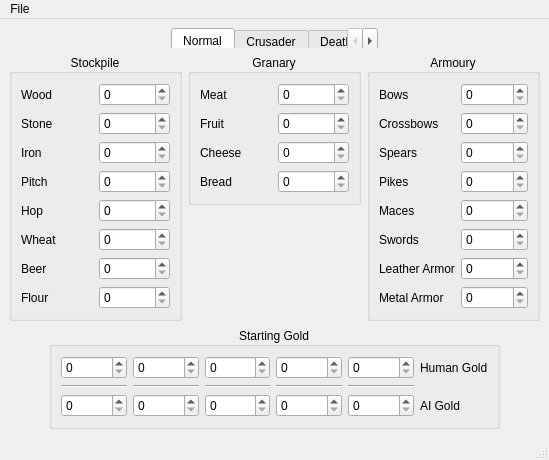
<?xml version="1.0" encoding="UTF-8"?>
<ui version="4.0">
 <class>MainWindow</class>
 <widget class="QMainWindow" name="MainWindow">
  <property name="geometry">
   <rect>
    <x>0</x>
    <y>0</y>
    <width>549</width>
    <height>451</height>
   </rect>
  </property>
  <property name="windowTitle">
   <string>Start Goods Editor - UCPREGUI</string>
  </property>
  <property name="windowIcon">
   <iconset resource="rsrc.qrc">
    <normaloff>:/icon/stockpile_sketch.ico</normaloff>:/icon/stockpile_sketch.ico</iconset>
  </property>
  <widget class="QWidget" name="centralwidget">
   <layout class="QGridLayout" name="gridLayout_2">
    <item row="0" column="0">
     <layout class="QVBoxLayout" name="verticalLayout_4">
      <item>
       <layout class="QHBoxLayout" name="horizontalLayout_5">
        <item>
         <spacer name="horizontalSpacer">
          <property name="orientation">
           <enum>Qt::Horizontal</enum>
          </property>
          <property name="sizeHint" stdset="0">
           <size>
            <width>40</width>
            <height>20</height>
           </size>
          </property>
         </spacer>
        </item>
        <item>
         <widget class="QTabWidget" name="modetab">
          <property name="sizePolicy">
           <sizepolicy hsizetype="MinimumExpanding" vsizetype="Ignored">
            <horstretch>0</horstretch>
            <verstretch>0</verstretch>
           </sizepolicy>
          </property>
          <property name="minimumSize">
           <size>
            <width>207</width>
            <height>0</height>
           </size>
          </property>
          <property name="currentIndex">
           <number>0</number>
          </property>
          <widget class="QWidget" name="normal">
           <attribute name="title">
            <string>Normal</string>
           </attribute>
          </widget>
          <widget class="QWidget" name="crusader">
           <attribute name="title">
            <string>Crusader</string>
           </attribute>
          </widget>
          <widget class="QWidget" name="deathmatch">
           <attribute name="title">
            <string>Deathmatch</string>
           </attribute>
          </widget>
         </widget>
        </item>
        <item>
         <spacer name="horizontalSpacer_2">
          <property name="orientation">
           <enum>Qt::Horizontal</enum>
          </property>
          <property name="sizeHint" stdset="0">
           <size>
            <width>40</width>
            <height>20</height>
           </size>
          </property>
         </spacer>
        </item>
       </layout>
      </item>
      <item>
       <layout class="QHBoxLayout" name="horizontalLayout_2">
        <item>
         <widget class="QGroupBox" name="groupBox">
          <property name="title">
           <string>Stockpile</string>
          </property>
          <property name="alignment">
           <set>Qt::AlignCenter</set>
          </property>
          <layout class="QHBoxLayout" name="horizontalLayout">
           <item>
            <layout class="QVBoxLayout" name="verticalLayout_2">
             <item>
              <widget class="QLabel" name="label">
               <property name="text">
                <string>Wood</string>
               </property>
              </widget>
             </item>
             <item>
              <widget class="QLabel" name="label_3">
               <property name="text">
                <string>Stone</string>
               </property>
              </widget>
             </item>
             <item>
              <widget class="QLabel" name="label_4">
               <property name="text">
                <string>Iron</string>
               </property>
              </widget>
             </item>
             <item>
              <widget class="QLabel" name="label_5">
               <property name="text">
                <string>Pitch</string>
               </property>
              </widget>
             </item>
             <item>
              <widget class="QLabel" name="label_2">
               <property name="text">
                <string>Hop</string>
               </property>
              </widget>
             </item>
             <item>
              <widget class="QLabel" name="label_6">
               <property name="text">
                <string>Wheat</string>
               </property>
              </widget>
             </item>
             <item>
              <widget class="QLabel" name="label_7">
               <property name="text">
                <string>Beer</string>
               </property>
              </widget>
             </item>
             <item>
              <widget class="QLabel" name="label_8">
               <property name="text">
                <string>Flour</string>
               </property>
              </widget>
             </item>
            </layout>
           </item>
           <item>
            <layout class="QVBoxLayout" name="verticalLayout">
             <item>
              <widget class="QSpinBox" name="wood">
               <property name="maximum">
                <number>65535</number>
               </property>
              </widget>
             </item>
             <item>
              <widget class="QSpinBox" name="stone">
               <property name="maximum">
                <number>65535</number>
               </property>
              </widget>
             </item>
             <item>
              <widget class="QSpinBox" name="iron">
               <property name="maximum">
                <number>65535</number>
               </property>
              </widget>
             </item>
             <item>
              <widget class="QSpinBox" name="pitch">
               <property name="maximum">
                <number>65535</number>
               </property>
              </widget>
             </item>
             <item>
              <widget class="QSpinBox" name="hop">
               <property name="maximum">
                <number>65535</number>
               </property>
              </widget>
             </item>
             <item>
              <widget class="QSpinBox" name="wheat">
               <property name="maximum">
                <number>65535</number>
               </property>
              </widget>
             </item>
             <item>
              <widget class="QSpinBox" name="beer">
               <property name="maximum">
                <number>65535</number>
               </property>
              </widget>
             </item>
             <item>
              <widget class="QSpinBox" name="flour">
               <property name="maximum">
                <number>65535</number>
               </property>
              </widget>
             </item>
            </layout>
           </item>
          </layout>
         </widget>
        </item>
        <item>
         <layout class="QVBoxLayout" name="verticalLayout_3">
          <item>
           <widget class="QGroupBox" name="groupBox">
            <property name="title">
             <string>Granary</string>
            </property>
            <property name="alignment">
             <set>Qt::AlignCenter</set>
            </property>
            <property name="flat">
             <bool>false</bool>
            </property>
            <layout class="QHBoxLayout" name="horizontalLayout_3">
             <item>
              <layout class="QVBoxLayout" name="verticalLayout_5">
               <item>
                <widget class="QLabel" name="label_17">
                 <property name="text">
                  <string>Meat</string>
                 </property>
                </widget>
               </item>
               <item>
                <widget class="QLabel" name="label_18">
                 <property name="text">
                  <string>Fruit</string>
                 </property>
                </widget>
               </item>
               <item>
                <widget class="QLabel" name="label_20">
                 <property name="text">
                  <string>Cheese</string>
                 </property>
                </widget>
               </item>
               <item>
                <widget class="QLabel" name="label_19">
                 <property name="text">
                  <string>Bread</string>
                 </property>
                </widget>
               </item>
              </layout>
             </item>
             <item>
              <layout class="QVBoxLayout" name="verticalLayout_6">
               <item>
                <widget class="QSpinBox" name="meat">
                 <property name="maximum">
                  <number>65535</number>
                 </property>
                </widget>
               </item>
               <item>
                <widget class="QSpinBox" name="fruit">
                 <property name="maximum">
                  <number>65535</number>
                 </property>
                </widget>
               </item>
               <item>
                <widget class="QSpinBox" name="cheese">
                 <property name="maximum">
                  <number>65535</number>
                 </property>
                </widget>
               </item>
               <item>
                <widget class="QSpinBox" name="bread">
                 <property name="maximum">
                  <number>65535</number>
                 </property>
                </widget>
               </item>
              </layout>
             </item>
            </layout>
           </widget>
          </item>
          <item>
           <spacer name="verticalSpacer">
            <property name="orientation">
             <enum>Qt::Vertical</enum>
            </property>
            <property name="sizeHint" stdset="0">
             <size>
              <width>20</width>
              <height>40</height>
             </size>
            </property>
           </spacer>
          </item>
         </layout>
        </item>
        <item>
         <widget class="QGroupBox" name="groupBox">
          <property name="title">
           <string>Armoury</string>
          </property>
          <property name="alignment">
           <set>Qt::AlignCenter</set>
          </property>
          <layout class="QHBoxLayout" name="horizontalLayout_4">
           <item>
            <layout class="QVBoxLayout" name="verticalLayout_7">
             <item>
              <widget class="QLabel" name="label_21">
               <property name="text">
                <string>Bows</string>
               </property>
              </widget>
             </item>
             <item>
              <widget class="QLabel" name="label_24">
               <property name="text">
                <string>Crossbows</string>
               </property>
              </widget>
             </item>
             <item>
              <widget class="QLabel" name="label_22">
               <property name="text">
                <string>Spears</string>
               </property>
              </widget>
             </item>
             <item>
              <widget class="QLabel" name="label_25">
               <property name="text">
                <string>Pikes</string>
               </property>
              </widget>
             </item>
             <item>
              <widget class="QLabel" name="label_23">
               <property name="text">
                <string>Maces</string>
               </property>
              </widget>
             </item>
             <item>
              <widget class="QLabel" name="label_26">
               <property name="text">
                <string>Swords</string>
               </property>
              </widget>
             </item>
             <item>
              <widget class="QLabel" name="label_27">
               <property name="text">
                <string>Leather Armor</string>
               </property>
              </widget>
             </item>
             <item>
              <widget class="QLabel" name="label_28">
               <property name="text">
                <string>Metal Armor</string>
               </property>
              </widget>
             </item>
            </layout>
           </item>
           <item>
            <layout class="QVBoxLayout" name="verticalLayout_8">
             <item>
              <widget class="QSpinBox" name="bows">
               <property name="maximum">
                <number>65535</number>
               </property>
              </widget>
             </item>
             <item>
              <widget class="QSpinBox" name="crossbows">
               <property name="maximum">
                <number>65535</number>
               </property>
              </widget>
             </item>
             <item>
              <widget class="QSpinBox" name="spears">
               <property name="maximum">
                <number>65535</number>
               </property>
              </widget>
             </item>
             <item>
              <widget class="QSpinBox" name="pikes">
               <property name="maximum">
                <number>65535</number>
               </property>
              </widget>
             </item>
             <item>
              <widget class="QSpinBox" name="maces">
               <property name="maximum">
                <number>65535</number>
               </property>
              </widget>
             </item>
             <item>
              <widget class="QSpinBox" name="swords">
               <property name="maximum">
                <number>65535</number>
               </property>
              </widget>
             </item>
             <item>
              <widget class="QSpinBox" name="leatherarmor">
               <property name="maximum">
                <number>65535</number>
               </property>
              </widget>
             </item>
             <item>
              <widget class="QSpinBox" name="metalarmor">
               <property name="maximum">
                <number>65535</number>
               </property>
              </widget>
             </item>
            </layout>
           </item>
          </layout>
         </widget>
        </item>
       </layout>
      </item>
      <item>
       <layout class="QHBoxLayout" name="horizontalLayout_6">
        <item>
         <spacer name="horizontalSpacer_3">
          <property name="orientation">
           <enum>Qt::Horizontal</enum>
          </property>
          <property name="sizeType">
           <enum>QSizePolicy::Maximum</enum>
          </property>
          <property name="sizeHint" stdset="0">
           <size>
            <width>40</width>
            <height>20</height>
           </size>
          </property>
         </spacer>
        </item>
        <item>
         <widget class="QGroupBox" name="groupBox">
          <property name="title">
           <string>Starting Gold</string>
          </property>
          <property name="alignment">
           <set>Qt::AlignCenter</set>
          </property>
          <layout class="QGridLayout" name="gridLayout">
           <item row="0" column="0">
            <widget class="QSpinBox" name="humangold0">
             <property name="maximum">
              <number>65535</number>
             </property>
            </widget>
           </item>
           <item row="0" column="1">
            <widget class="QSpinBox" name="humangold1">
             <property name="maximum">
              <number>65535</number>
             </property>
            </widget>
           </item>
           <item row="0" column="2">
            <widget class="QSpinBox" name="humangold2">
             <property name="maximum">
              <number>65535</number>
             </property>
            </widget>
           </item>
           <item row="0" column="4">
            <widget class="QSpinBox" name="humangold4">
             <property name="maximum">
              <number>65535</number>
             </property>
            </widget>
           </item>
           <item row="0" column="3">
            <widget class="QSpinBox" name="humangold3">
             <property name="maximum">
              <number>65535</number>
             </property>
            </widget>
           </item>
           <item row="2" column="1">
            <widget class="QSpinBox" name="aigold1">
             <property name="maximum">
              <number>65535</number>
             </property>
            </widget>
           </item>
           <item row="2" column="2">
            <widget class="QSpinBox" name="aigold2">
             <property name="maximum">
              <number>65535</number>
             </property>
            </widget>
           </item>
           <item row="2" column="0">
            <widget class="QSpinBox" name="aigold0">
             <property name="maximum">
              <number>65535</number>
             </property>
            </widget>
           </item>
           <item row="2" column="3">
            <widget class="QSpinBox" name="aigold3">
             <property name="maximum">
              <number>65535</number>
             </property>
            </widget>
           </item>
           <item row="2" column="4">
            <widget class="QSpinBox" name="aigold4">
             <property name="maximum">
              <number>65535</number>
             </property>
            </widget>
           </item>
           <item row="0" column="5">
            <widget class="QLabel" name="label_9">
             <property name="text">
              <string>Human Gold</string>
             </property>
            </widget>
           </item>
           <item row="2" column="5">
            <widget class="QLabel" name="label_10">
             <property name="text">
              <string>AI Gold</string>
             </property>
            </widget>
           </item>
           <item row="1" column="2">
            <widget class="Line" name="line">
             <property name="orientation">
              <enum>Qt::Horizontal</enum>
             </property>
            </widget>
           </item>
           <item row="1" column="1">
            <widget class="Line" name="line_2">
             <property name="orientation">
              <enum>Qt::Horizontal</enum>
             </property>
            </widget>
           </item>
           <item row="1" column="0">
            <widget class="Line" name="line_3">
             <property name="orientation">
              <enum>Qt::Horizontal</enum>
             </property>
            </widget>
           </item>
           <item row="1" column="3">
            <widget class="Line" name="line_4">
             <property name="orientation">
              <enum>Qt::Horizontal</enum>
             </property>
            </widget>
           </item>
           <item row="1" column="4">
            <widget class="Line" name="line_5">
             <property name="orientation">
              <enum>Qt::Horizontal</enum>
             </property>
            </widget>
           </item>
          </layout>
         </widget>
        </item>
        <item>
         <spacer name="horizontalSpacer_4">
          <property name="orientation">
           <enum>Qt::Horizontal</enum>
          </property>
          <property name="sizeType">
           <enum>QSizePolicy::Maximum</enum>
          </property>
          <property name="sizeHint" stdset="0">
           <size>
            <width>40</width>
            <height>20</height>
           </size>
          </property>
         </spacer>
        </item>
       </layout>
      </item>
     </layout>
    </item>
   </layout>
  </widget>
  <widget class="QMenuBar" name="menubar">
   <property name="geometry">
    <rect>
     <x>0</x>
     <y>0</y>
     <width>549</width>
     <height>21</height>
    </rect>
   </property>
   <widget class="QMenu" name="menuFile">
    <property name="title">
     <string>File</string>
    </property>
    <addaction name="actionOpen"/>
    <addaction name="actionSave"/>
   </widget>
   <addaction name="menuFile"/>
  </widget>
  <widget class="QStatusBar" name="statusbar"/>
  <action name="actionOpen">
   <property name="text">
    <string>Open</string>
   </property>
   <property name="shortcut">
    <string>Ctrl+O</string>
   </property>
  </action>
  <action name="actionSave">
   <property name="text">
    <string>Save</string>
   </property>
   <property name="shortcut">
    <string>Ctrl+S</string>
   </property>
  </action>
 </widget>
 <resources>
  <include location="rsrc.qrc"/>
 </resources>
 <connections/>
</ui>
